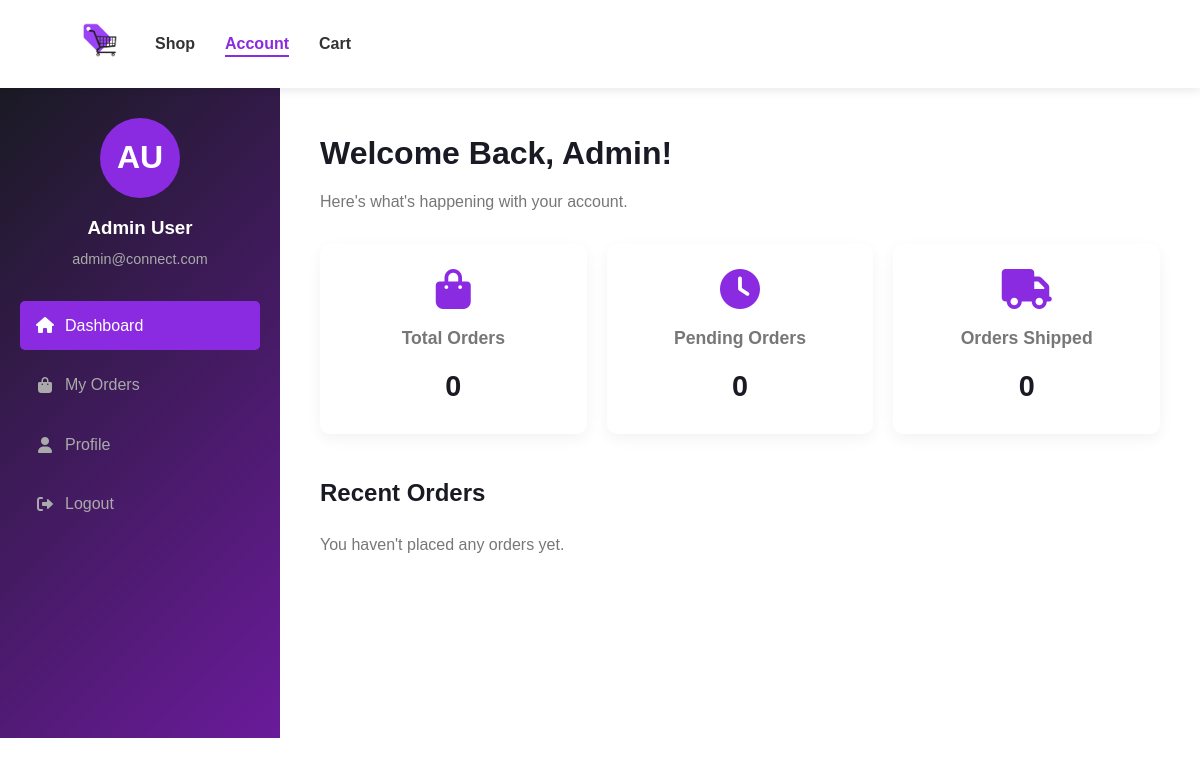
/php/user-account.php (signed in), run on the app's committed database.
### tables this page shows
CREATE TABLE IF NOT EXISTS users (
    id INT AUTO_INCREMENT PRIMARY KEY,
    username VARCHAR(50) UNIQUE,
    first_name VARCHAR(50) NOT NULL,
    middle_name VARCHAR(50),
    last_name VARCHAR(50) NOT NULL,
    email VARCHAR(100) NOT NULL UNIQUE,
    role ENUM('user', 'admin') DEFAULT 'user',
    mobile VARCHAR(20) NOT NULL,
    password VARCHAR(255) NOT NULL,
    created_at TIMESTAMP DEFAULT CURRENT_TIMESTAMP,
    updated_at TIMESTAMP DEFAULT CURRENT_TIMESTAMP ON UPDATE CURRENT_TIMESTAMP
);

### php/user-account.php (the view, shortened to what this page needs)
<?php
require 'config.php';
$user = [];
$orders = [];
try {
    $stmt = $pdo->prepare("SELECT * FROM users WHERE id = ?");
    $stmt->execute([$_SESSION['user_id']]);
    $user = $stmt->fetch(PDO::FETCH_ASSOC);
    $stmt = $pdo->prepare("SELECT * FROM orders WHERE user_id = ? ORDER BY order_date DESC");
    $stmt->execute([$_SESSION['user_id']]);
    $orders = $stmt->fetchAll(PDO::FETCH_ASSOC);
} catch (PDOException $e) {
    $error = "Database error: " . $e->getMessage();
}
$activeTab = $_GET['tab'] ?? 'dashboard';
?>
<!DOCTYPE html>
<html lang="en">
<head>
    <link rel="stylesheet" href="../css/user-account.css">
    <link rel="stylesheet" href="https://cdnjs.cloudflare.com/ajax/libs/font-awesome/6.0.0-beta3/css/all.min.css">
</head>
<body>
    <header class="header">
        <div class="container">
            <div class="logo">
                <img src="../images/connect-logo.png" alt="Connect Logo">
            </div>
            <nav class="main-nav">
                <ul>
                    <li><a href="user-shop.php">Shop</a></li>
                    <li class="active"><a href="user-account.php">Account</a></li>
                    <li><a href="user-cart.php">Cart</a></li>
                </ul>
            </nav>
    </header>
    <main class="account-container">
        <div class="account-sidebar">
            <div class="user-profile">
                <div class="avatar">
                    <?= strtoupper(substr($user['first_name'], 0, 1) . substr($user['last_name'], 0, 1)) ?>
                </div>
                <h3><?= htmlspecialchars($user['first_name'] . ' ' . $user['last_name']) ?></h3>
                <p><?= htmlspecialchars($user['email']) ?></p>
            </div>
            <nav class="account-nav">
                <ul>
                    <li class="<?= $activeTab === 'dashboard' ? 'active' : '' ?>">
                        <a href="user-account.php?tab=dashboard"><i class="fas fa-home"></i> Dashboard</a>
                    </li>
                    <li class="<?= $activeTab === 'orders' ? 'active' : '' ?>">
                        <a href="user-account.php?tab=orders"><i class="fas fa-shopping-bag"></i> My Orders</a>
                    </li>
                    <li class="<?= $activeTab === 'profile' ? 'active' : '' ?>">
                        <a href="user-account.php?tab=profile"><i class="fas fa-user"></i> Profile</a>
                    </li>
                    <li>
                        <a href="logout.php"><i class="fas fa-sign-out-alt"></i> Logout</a>
                    </li>
                </ul>
            </nav>
        </div>
        <div class="account-content">
            <?php if ($activeTab === 'dashboard'): ?>
                <section class="dashboard-section">
                    <h2>Welcome Back, <?= htmlspecialchars($user['first_name']) ?>!</h2>
                    <p>Here's what's happening with your account.</p>
                    <div class="dashboard-stats">
                        <div class="stat-card">
                            <i class="fas fa-shopping-bag"></i>
                            <h3>Total Orders</h3>
                            <p><?= count($orders) ?></p>
                        </div>
                        <div class="stat-card">
                            <i class="fas fa-clock"></i>
                            <h3>Pending Orders</h3>
                            <p><?= count(array_filter($orders, fn($o) => $o['status'] === 'pending')) ?></p>
                        </div>
                        <div class="stat-card">
                            <i class="fas fa-truck"></i>
                            <h3>Orders Shipped</h3>
                            <p><?= count(array_filter($orders, fn($o) => $o['status'] === 'shipped')) ?></p>
                        </div>
                    </div>
                    <div class="recent-orders">
                        <h3>Recent Orders</h3>
                        <?php if (count($orders) > 0): ?>
                            <table>
                                <thead>
                                    <tr>
                                        <th>Order #</th>
                                        <th>Date</th>
                                        <th>Items</th>
                                        <th>Total</th>
                                        <th>Status</th>
                                        <th>Action</th>
                                    </tr>
                                </thead>
                                <tbody>
                                    <?php foreach (array_slice($orders, 0, 5) as $order): ?>
                                        <tr>
                                            <td>#<?= str_pad($order['id'], 6, '0', STR_PAD_LEFT) ?></td>
                                            <td><?= date('M d, Y', strtotime($order['order_date'])) ?></td>
                                            <td><?= count($order['items']) ?></td>
                                            <td>₱<?= number_format($order['total_amount'], 2) ?></td>
                                            <td>
                                                <span class="status-badge <?= $order['status'] ?>">
                                                    <?= ucfirst($order['status']) ?>
                                                </span>
                                            </td>
                                            <td>
                                                <a href="user-account.php?tab=orders&order_id=<?= $order['id'] ?>" class="btn btn-sm btn-outline">View</a>
                                            </td>
                                        </tr>
                                    <?php endforeach; ?>
                                </tbody>
                            </table>
                        <?php else: ?>
                            <p>You haven't placed any orders yet.</p>
                        <?php endif; ?>
                    </div>
                </section>
            <?php endif; ?>
        </div>
    </main>
</body>
</html>

### css/user-account.css (style rules this page uses)
* { margin: 0; padding: 0; box-sizing: border-box; font-family: 'Arial', sans-serif; }
html { scroll-behavior: smooth; }
body { color: #333; background-color: #fff; line-height: 1.6; }
a { text-decoration: none; color: #8a2be2; }
.container { width: 90%; max-width: 1200px; margin: 0 auto; padding: 0 15px; }
.header { background-color: #fff; box-shadow: 0 2px 10px rgba(0, 0, 0, 0.1); position: sticky; top: 0; z-index: 100; padding: 15px 0; }
.header .container { display: flex; align-items: center; }
.logo img { height: 50px; width: auto; }
.main-nav ul { display: flex; list-style: none; }
.main-nav ul li { margin-left: 30px; }
.main-nav ul li a { color: #333; font-weight: 600; transition: color 0.3s ease; position: relative; }
.main-nav ul li a:hover, .main-nav ul li.active a { color: #8a2be2; }
.main-nav ul li.active a::after { content: ''; position: absolute; bottom: -5px; left: 0; width: 100%; height: 2px; background-color: #8a2be2; }
.account-container { display: flex; min-height: calc(100vh - 150px); background-color: #f9f9f9; }
.account-sidebar { width: 280px; background: linear-gradient(135deg, #1a1a24, #6a1b9a); color: white; padding: 30px 20px; }
.user-profile { text-align: center; margin-bottom: 30px; }
.avatar { width: 80px; height: 80px; background-color: #8a2be2; border-radius: 50%; display: flex; align-items: center; justify-content: center; font-size: 2rem; font-weight: bold; margin: 0 auto 15px; }
.user-profile h3 { margin-bottom: 5px; color: white; }
.user-profile p { color: #aaa; font-size: 0.9rem; }
.account-nav ul { list-style: none; }
.account-nav li { margin-bottom: 10px; }
.account-nav a { display: flex; align-items: center; padding: 12px 15px; color: #aaa; border-radius: 5px; transition: all 0.3s ease; }
.account-nav a i { margin-right: 10px; width: 20px; text-align: center; }
.account-nav li.active a { background-color: #8a2be2; color: white; }
.account-content { flex: 1; padding: 40px; background-color: white; }
.dashboard-section h2 { font-size: 2rem; margin-bottom: 10px; color: #1a1a24; }
.dashboard-section p { color: #777; margin-bottom: 30px; }
.dashboard-stats { display: grid; grid-template-columns: repeat(auto-fit, minmax(200px, 1fr)); gap: 20px; margin-bottom: 40px; }
.stat-card { background-color: white; border-radius: 10px; padding: 25px; box-shadow: 0 5px 15px rgba(0, 0, 0, 0.05); text-align: center; transition: transform 0.3s ease; }
.stat-card i { font-size: 2.5rem; color: #8a2be2; margin-bottom: 15px; }
.stat-card h3 { font-size: 1.1rem; margin-bottom: 10px; color: #777; }
.stat-card p { font-size: 1.8rem; font-weight: bold; color: #1a1a24; margin: 0; }
.recent-orders { margin-top: 40px; }
.recent-orders h3 { font-size: 1.5rem; margin-bottom: 20px; color: #1a1a24; }

### data on the page
users: first_name+last_name "AU", first_name+last_name "Admin User", email "admin@connect.com", first_name "Admin"

### other printed values
count($orders) "0"
count(array_filter($orders, fn($o) => $o['status'] === 'pending')) "0"
count(array_filter($orders, fn($o) => $o['status'] === 'shipped')) "0"
